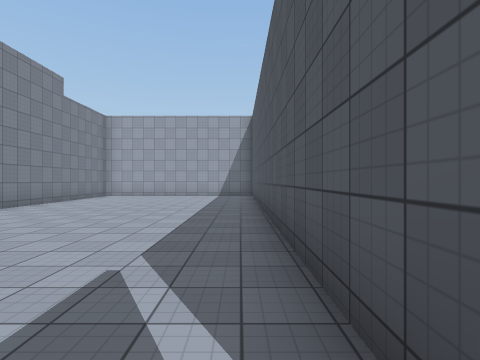
[1] (above)

12 first-person views from a walk through a 3-D level made in the Unity game engine. The camera is 1.5 m above the floor, looks level and sees 80° across. The floor is counted in squares, 2 m on a side. Each view is taken from the middle of a square. On the plan, view 1 faces up. The plan holds only what a view shows up to about 10 squares ahead; the rest is blank. The place goes on beyond the plan. Some animated figures are not drawn. Surface patterns are stand-ins for the level's own textures.

[2]
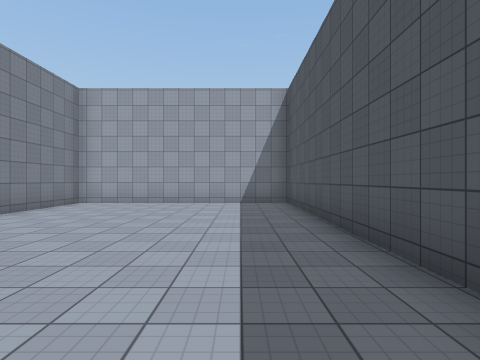

[3]
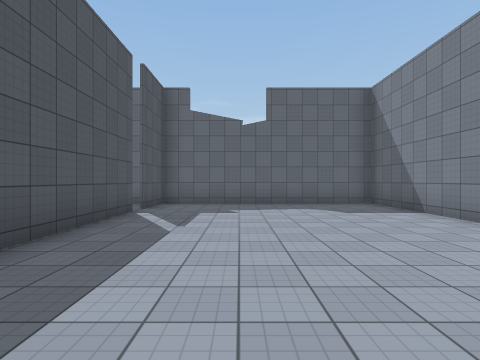

[4]
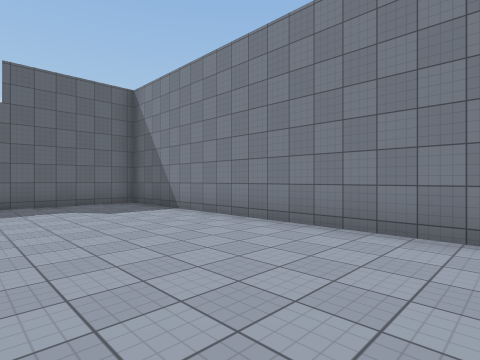

[5]
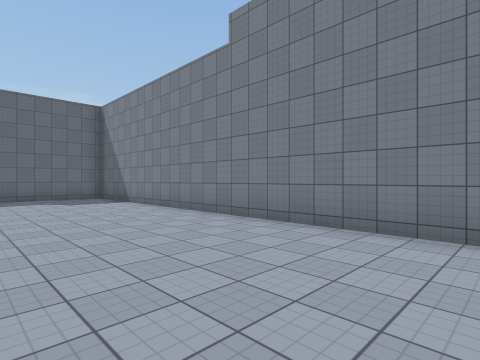

[6]
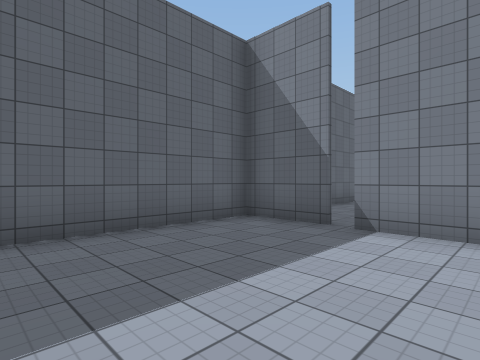

[7]
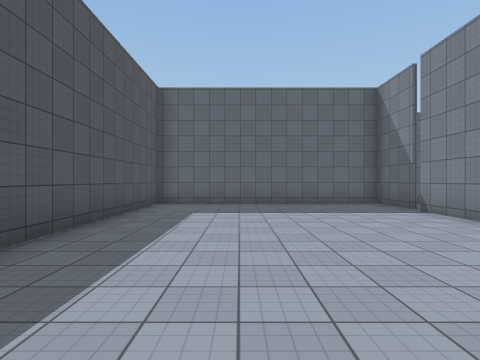

[8]
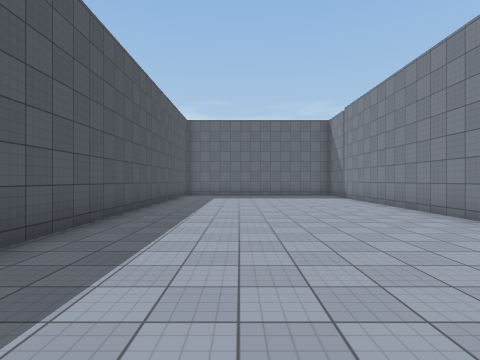

[9]
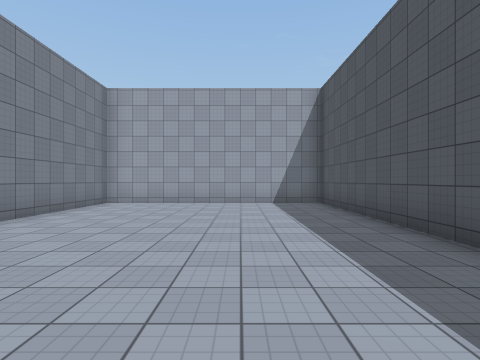

[10]
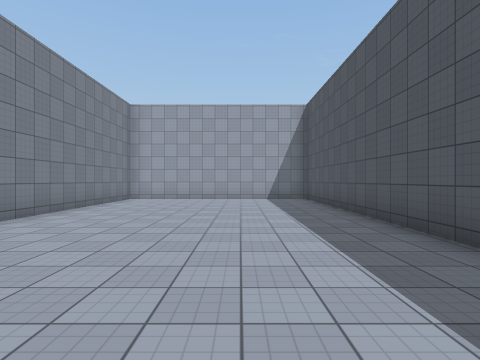

[11]
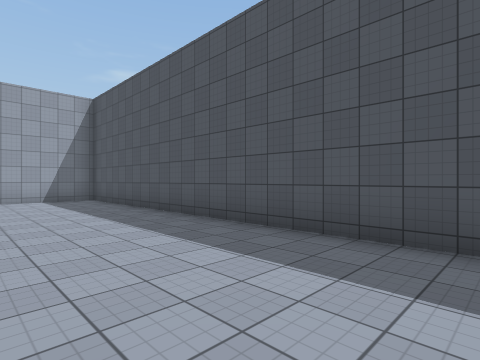

[12]
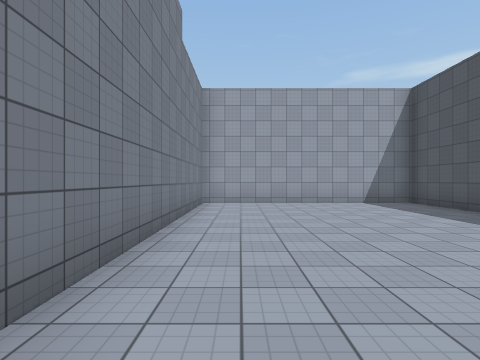

### Floor plan
Ten units are one square. View 1 is at (0, 0); x grows to the right and y downward. Boxes are objects, and circles mark ways between rooms. Rooms are numbered by the first view taken in them; rooms with no view inside come last. Other rooms are left out.
<svg viewBox="-67 -139 148 167">
<path fill="none" stroke="#000" d="M6 -1 6 -134M9 -133 -62 -133 -62 22 0 22M6 23 6 3M7 3 7 23M0 22 76 22 76 -133 9 -133M7 -132 7 -1"/>
<circle cx="10" cy="0" r="3" fill="#2a7"/>
<text x="-30" y="-60">1</text>
<text x="40" y="-50">2</text>
</svg>
Room 1 opens to room 2.

Where each view was taken, in squares from view 1:
view 1: 0 up, 0 right, facing up
view 2: 4 up, 1 left, facing up
view 3: 7 up, 2 left, facing down
view 4: 7 up, 2 left, facing down-left
view 5: 10 up, 2 left, facing down-left
view 6: 2 up, 5 right, facing down-left
view 7: 7 up, 5 right, facing down
view 8: 12 up, 5 right, facing down
view 9: 4 up, 5 right, facing up
view 10: 2 up, 5 right, facing up
view 11: 2 up, 4 right, facing up-right
view 12: 4 up, 5 left, facing up
